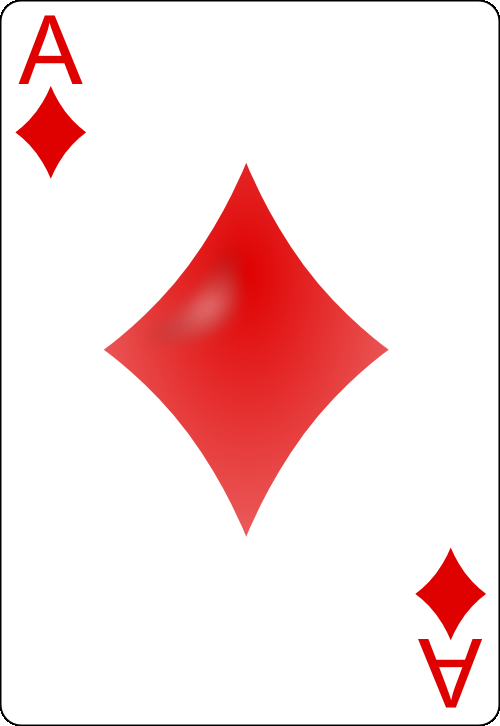
#> input picture CDIOVision/PNG-cards-1.3/01Ace.png, 500 x 726 px
$ python -i Cards.py   (imports and definitions only)
#> lines starting #> are read from the running program, lines starting #| are printed output that depends on the picture
#> further down, picture is the input picture: shape (726, 500, 3); mean B, G, R 221.9, 221.9, 248.4

# Author: Gustav Fuhr Høyer (Heavily using Evan Juras Code)
# Date: 23/6/22
# Description: Functions and classes for MainVision.py that perform
# various steps of the card detection algorithm


# Import necessary packages
import numpy as np
import cv2
import time
import serial
from time import sleep


# Adaptive threshold levels
BKG_THRESH = 60
CARD_THRESH = 30

# Width and height of card corner, where rank and suit are
CORNER_WIDTH = 32
CORNER_HEIGHT = 84

# Dimensions of rank train images
RANK_WIDTH = 70
RANK_HEIGHT = 125

# Dimensions of suit train images
SUIT_WIDTH = 70
SUIT_HEIGHT = 100

RANK_DIFF_MAX = 2000
SUIT_DIFF_MAX = 700

CARD_MAX_AREA = 120000
CARD_MIN_AREA = 25000

font = cv2.FONT_HERSHEY_DUPLEX

# Structures to hold query card and train card information

class Query_card:
    """Structure to store information about query cards in the camera image."""

    # [12 lines left out: function __init__, not called in this run]

class Train_ranks:
    """Structure to store information about train rank images."""

    def __init__(self):
        self.img = [] # Thresholded, sized rank image loaded from hard drive
        self.name = "Placeholder"

class Train_suits:
    """Structure to store information about train suit images."""

    def __init__(self):
        self.img = [] # Thresholded, sized suit image loaded from hard drive
        self.name = "Placeholder"

### Functions ###
# [32 lines left out: functions load_ranks, load_suits, not called in this run]

def preprocess_image(image):
    """Returns a grayed, blurred, and adaptively thresholded camera image."""

    gray = cv2.cvtColor(image,cv2.COLOR_BGR2GRAY)
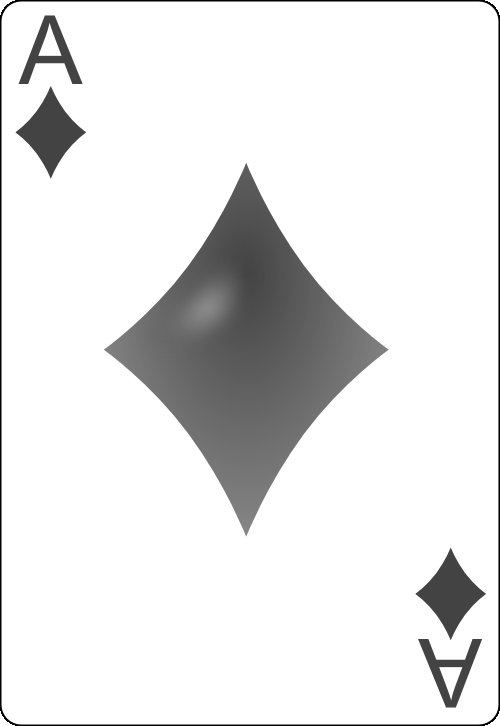
#> gray: shape (726, 500); min 0, max 255, mean 229.8
    blur = cv2.GaussianBlur(gray,(5,5),0)

    # The best threshold level depends on the ambient lighting conditions.
    # For bright lighting, a high threshold must be used to isolate the cards
    # from the background. For dim lighting, a low threshold must be used.
    # To make the card detector independent of lighting conditions, the
    # following adaptive threshold method is used.
    #
    # A background pixel in the center top of the image is sampled to determine
    # its intensity. The adaptive threshold is set at 50 (THRESH_ADDER) higher
    # than that. This allows the threshold to adapt to the lighting conditions.
    img_w, img_h = np.shape(image)[:2]
#> img_w = 726; img_h = 500
    bkg_level = gray[int(img_h/100)][int(img_w/2)]
#> bkg_level = 255
    thresh_level = bkg_level + BKG_THRESH
#> thresh_level = 315

    retval, thresh = cv2.threshold(blur,thresh_level,255,cv2.THRESH_BINARY)
#> thresh: shape (726, 500); every value is 0
#> retval = 315

    return thresh

# [283 lines left out: functions find_cards, preprocess_card, match_card, draw_results, flattener, not called in this run]

>>> import cv2
>>> picture = cv2.imread('PNG-cards-1.3/01Ace.png')
>>> result = preprocess_image(picture)

$ run again, on CDIOVision/PNG-cards-1.3/02Two.png
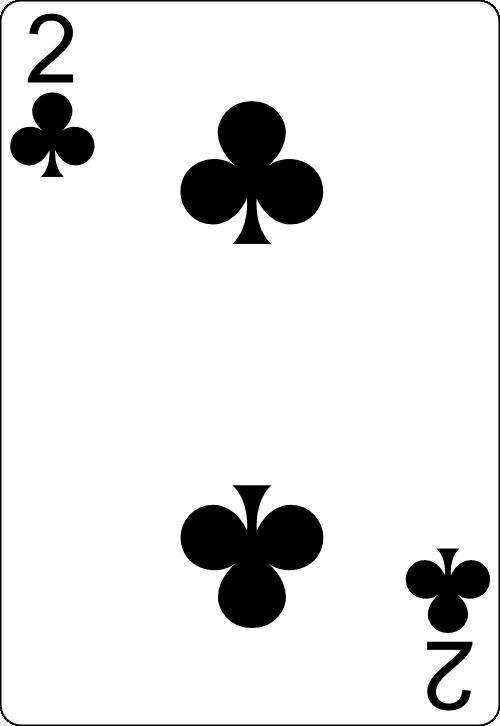
#> input picture CDIOVision/PNG-cards-1.3/02Two.png, 500 x 726 px
#> picture is the input picture: shape (726, 500, 3); min 0, max 255, mean 228.6
#> in preprocess_image, `blur = cv2.GaussianBlur(gray,(5,5),0)`:
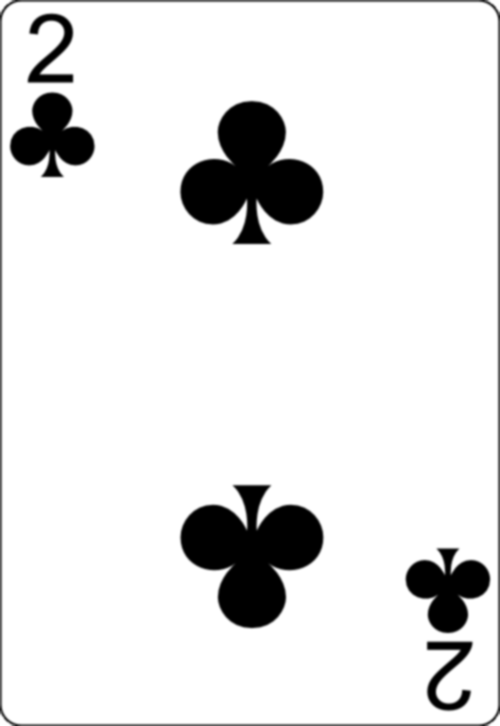
#> blur: shape (726, 500); min 0, max 255, mean 228.9
#> bkg_level = 255
#> thresh_level = 315
#> thresh: shape (726, 500); every value is 0

$ run again, on CDIOVision/PNG-cards-1.3/05Five.png
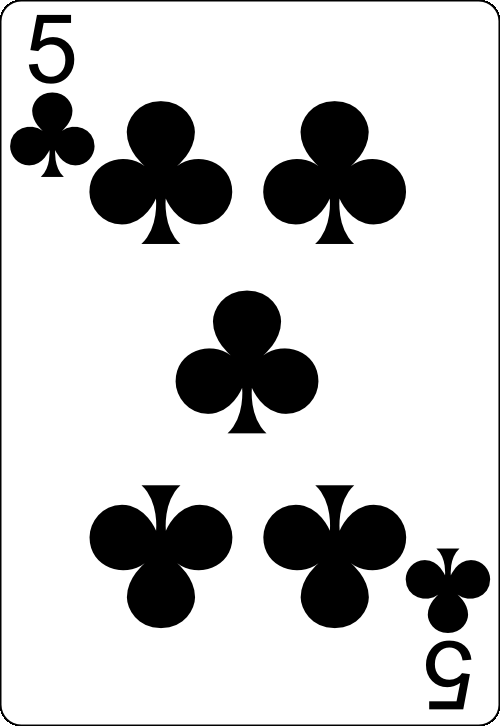
#> input picture CDIOVision/PNG-cards-1.3/05Five.png, 500 x 726 px
#> picture is the input picture: shape (726, 500, 3); min 0, max 255, mean 204
#> in preprocess_image, `blur = cv2.GaussianBlur(gray,(5,5),0)`:
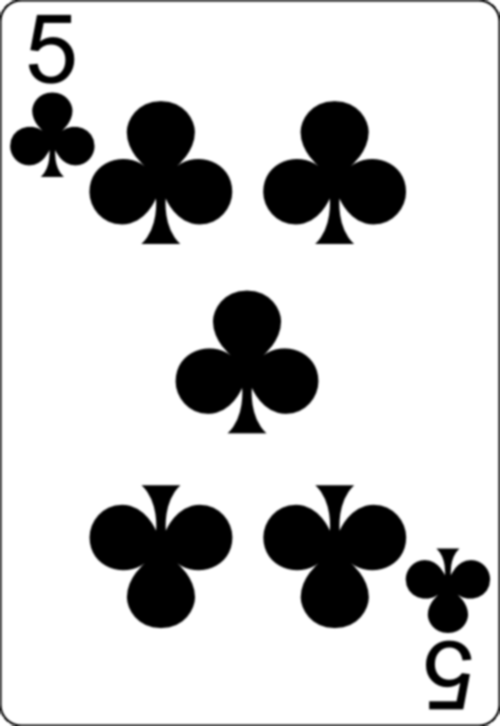
#> blur: shape (726, 500); min 0, max 255, mean 204.3
#> bkg_level = 255
#> thresh_level = 315
#> thresh: shape (726, 500); every value is 0
